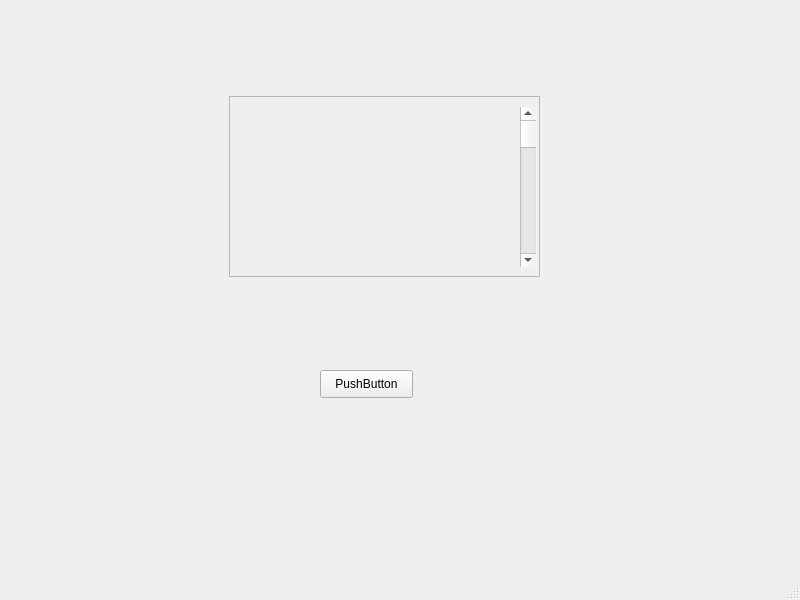
<?xml version="1.0" encoding="UTF-8"?>
<ui version="4.0">
 <class>MainWindow</class>
 <widget class="QMainWindow" name="MainWindow">
  <property name="geometry">
   <rect>
    <x>0</x>
    <y>0</y>
    <width>800</width>
    <height>600</height>
   </rect>
  </property>
  <property name="windowTitle">
   <string>MainWindow</string>
  </property>
  <widget class="QWidget" name="centralwidget">
   <widget class="QPushButton" name="pushButton">
    <property name="geometry">
     <rect>
      <x>320</x>
      <y>370</y>
      <width>93</width>
      <height>28</height>
     </rect>
    </property>
    <property name="text">
     <string>PushButton</string>
    </property>
   </widget>
   <widget class="QScrollArea" name="scrollArea">
    <property name="geometry">
     <rect>
      <x>229</x>
      <y>96</y>
      <width>311</width>
      <height>181</height>
     </rect>
    </property>
    <property name="widgetResizable">
     <bool>true</bool>
    </property>
    <widget class="QWidget" name="scrollAreaWidgetContents">
     <property name="geometry">
      <rect>
       <x>0</x>
       <y>0</y>
       <width>309</width>
       <height>179</height>
      </rect>
     </property>
     <widget class="QScrollBar" name="verticalScrollBar">
      <property name="geometry">
       <rect>
        <x>290</x>
        <y>10</y>
        <width>16</width>
        <height>160</height>
       </rect>
      </property>
      <property name="orientation">
       <enum>Qt::Vertical</enum>
      </property>
     </widget>
    </widget>
   </widget>
  </widget>
  <widget class="QMenuBar" name="menubar">
   <property name="geometry">
    <rect>
     <x>0</x>
     <y>0</y>
     <width>800</width>
     <height>26</height>
    </rect>
   </property>
  </widget>
  <widget class="QStatusBar" name="statusbar"/>
 </widget>
 <resources/>
 <connections/>
</ui>
